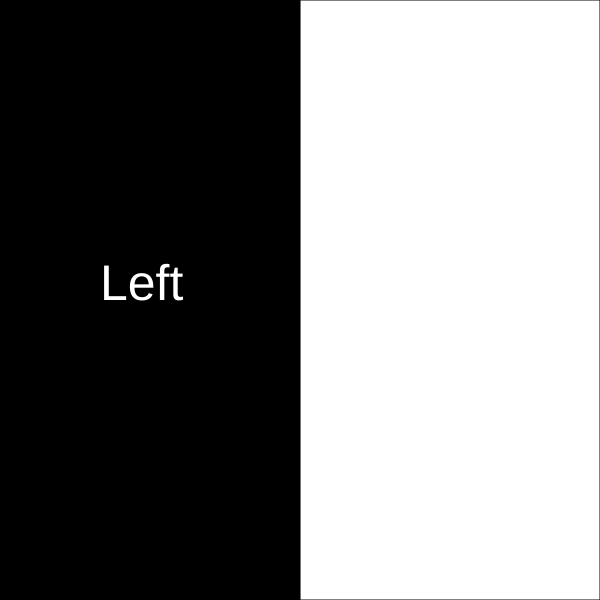
Frame 1 (no input)
Frame 60 (no input): identical to frame 1, image omitted
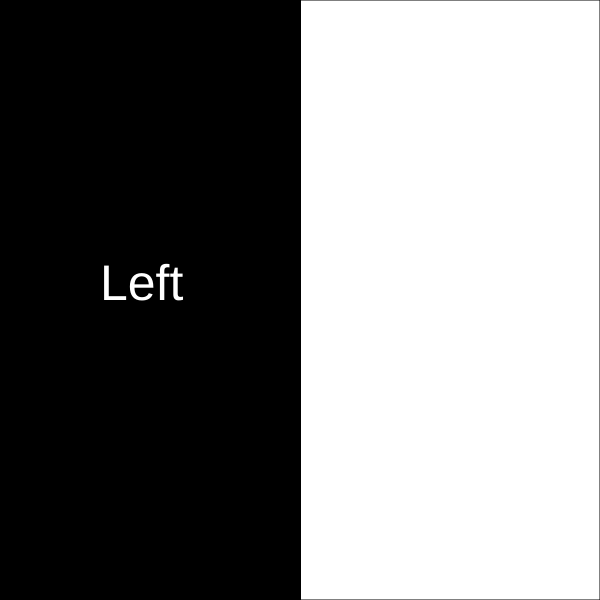
Frame 120 (the mouse pressed at the canvas centre since frame 60)

The p5.js sketch that drew these frames (run headless with seeded random() and noise() and a simulated clock; from frame 60 on, the mouse is pressed at the canvas centre):

// p5.js sketch
// ── sketch.js
function setup() {
  createCanvas(600, 600);
}

function draw() {
  line(width / 2, 0, width / 2, height);
  
  
  if (mouseX < 300) {
    rect(300,0,300,600);
    fill(0);
    rect(0,0,300,600);
    fill(255);
    textSize(50)
    text('Left',100,300)
    
    
  } else if (mouseX > 300) {
    rect(0,0,300,600);
    fill(0);
    rect(300,0,300,600);
    fill(255);
    
    text('Right',400,300)

  }
}
